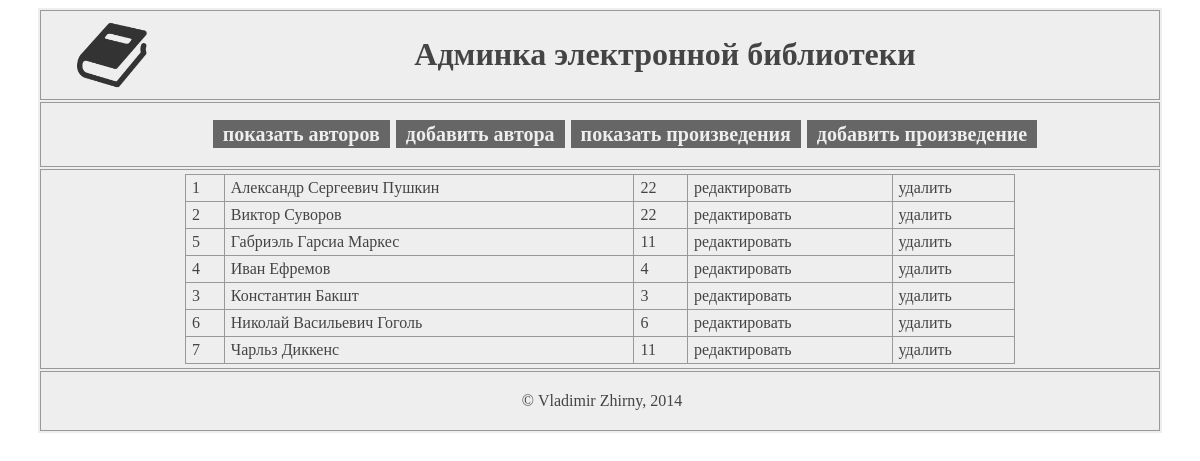
The app's page /admin.php with its own data.
### tables this page shows
CREATE TABLE authors (
  author_id INT(10) PRIMARY KEY NOT NULL AUTO_INCREMENT,
  firstname VARCHAR(30) NOT NULL,
  lastname VARCHAR(30) NOT NULL
  );

### admin.php (the view, shortened to what this page needs)
<!DOCTYPE html>
<html>
<head>
  <link type="text/css" rel="stylesheet" href="css/admin.css" />
  <title><?php require_once 'connect.php'; echo "Главная страница"; ?>. Админка</title>
</head>
<body>
  <table id="wrapper">
    <tr><td id="header">
	<a href="/lib/"><img id="book" src="img/book.png"></a>
	<h1>Админка электронной библиотеки</h1></td>
	<tr><td>
    <ul id="menu">
      <li><a href="admin.php">показать авторов</a></li>
      <li><a href="add_author.php">добавить автора</a></li>
      <li><a href="show_books.php">показать произведения</a></li>
      <li><a href="add_book.php">добавить произведение</a></li>
    </ul>
  </td></tr>
  <tr><td>
    <table id="authors">
<?php
 	$result = mysqli_query($db, "SELECT a.author_id,
  concat(a.firstname, ' ', a.lastname) as authorsName,
  count(b.id) as numberOfBooks
  FROM authors a LEFT JOIN books b ON a.author_id = b.author_id GROUP BY a.author_id
  ORDER BY authorsName;");
  while ($myrow = mysqli_fetch_array($result)) {
    echo "<tr><td>"
	  .$myrow["author_id"]."</td><td>"
	  .$myrow["authorsName"]."</td><td>"
    .$myrow["numberOfBooks"]."</td><td>"
    ."<a href='edit_author.php?id=".$myrow["author_id"]."'>редактировать</a>"."</td><td>"
    ."<a href='admin.php?id=".$myrow["author_id"]."'>удалить</a>"."</td></tr>";
  }
?>
    </table>
  </td></tr>
	<tr><td id="footer"><p>&nbsp;&copy;&nbsp;Vladimir Zhirny, 2014</p></td>
  </table>
</body>

### css/admin.css (style rules this page uses)
#wrapper { color: #444444; background-color: #eeeeee; width: 95%; margin: 0 auto; }
#book { float: left; width: 70px; height: 70px; margin: 5px 30px; }
#header { height: 80px; text-align: center; }
#menu { text-align: center; list-style-type: none; text-indent: 10px; }
#menu li { display: inline; margin: 0 1px; padding: 3px 10px; color: #eeeeee; background-color: #666666; font-weight: bold; font-size: 20px; cursor: pointer; }
#menu li a { color: #eeeeee; text-decoration: none; }
#authors { margin: 10px; border-spacing: 0; border-collapse: collapse; width: 75%; margin: auto; }
#footer { height: 10px; text-align: center; }
td { border: 1px solid #999999; padding: 4px 6px; }
a { color: #444444; text-decoration: none; }

### records on screen
authors: author_id "1", authorsName "Александр Сергеевич Пушкин", numberOfBooks "22"
authors: author_id "2", authorsName "Виктор Суворов", numberOfBooks "22"
authors: author_id "5", authorsName "Габриэль Гарсиа Маркес", numberOfBooks "11"
authors: author_id "4", authorsName "Иван Ефремов", numberOfBooks "4"
authors: author_id "3", authorsName "Константин Бакшт", numberOfBooks "3"
authors: author_id "6", authorsName "Николай Васильевич Гоголь", numberOfBooks "6"
authors: author_id "7", authorsName "Чарльз Диккенс", numberOfBooks "11"
